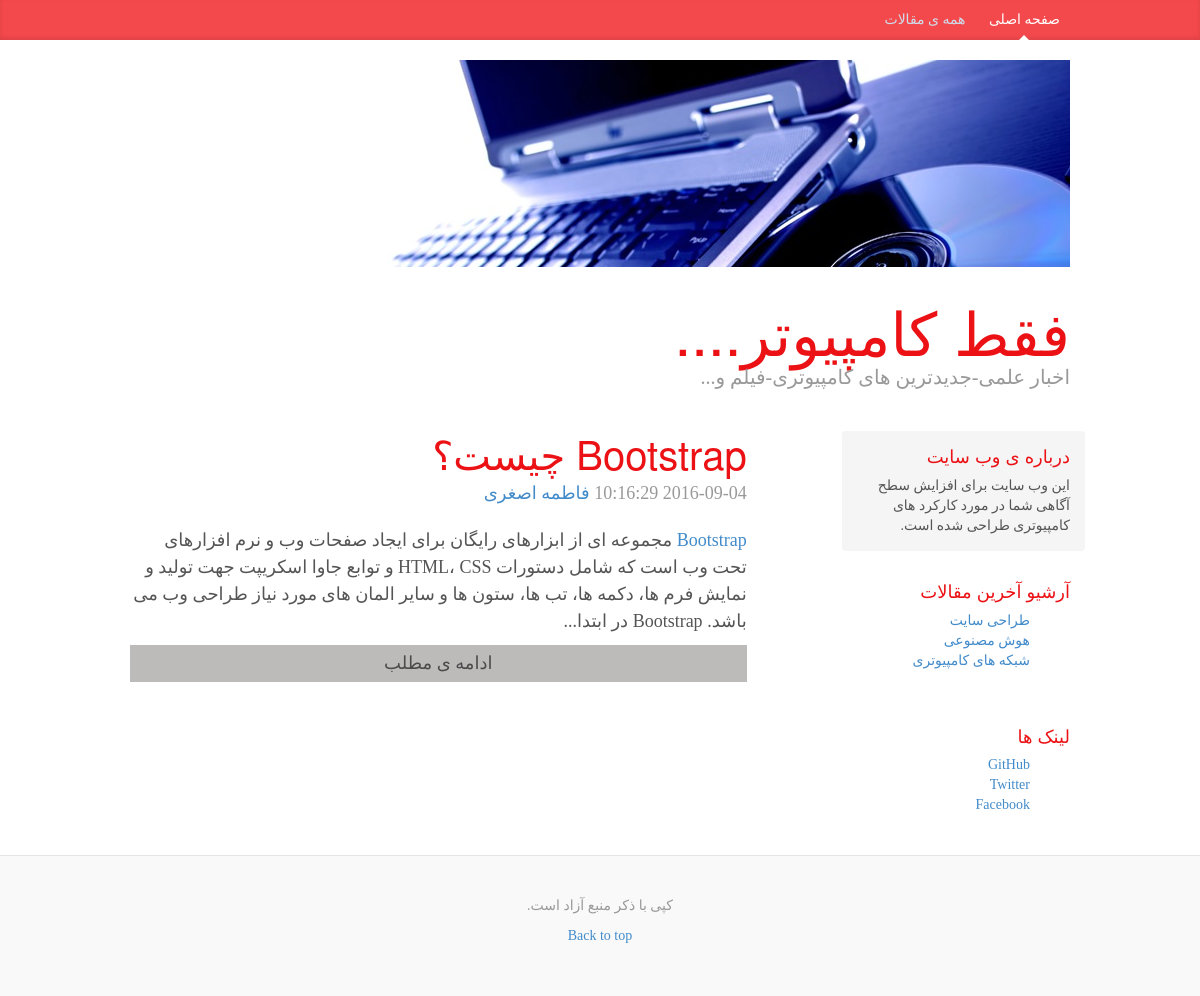
/lovers_of_kamputer/lovers_of_kamputer/posts.php?category=1, run on the app's committed database.
### tables this page shows
CREATE TABLE `posts` (
  `id` int(11) NOT NULL,
  `category` int(11) NOT NULL,
  `title` varchar(255) NOT NULL,
  `body` text NOT NULL,
  `author` varchar(255) NOT NULL,
  `tags` varchar(255) NOT NULL,
  `date` timestamp NOT NULL DEFAULT CURRENT_TIMESTAMP
);

CREATE TABLE `categories` (
  `id` int(11) NOT NULL,
  `name` varchar(255) NOT NULL
);

### lovers_of_kamputer/lovers_of_kamputer/libraries/Database.php (called while the page is built, shortened)
<?php
class Database {
	public $host=DB_HOST;
	public $username=DB_USER;
	public $password=DB_PASS;
	public $db_name=DB_NAME;
	public $link;
	private function connect(){
		 $this->link=new mysqli($this->host,$this->username,$this->password,$this->db_name);
		 $this->link->set_charset("utf8");
	}
	public function select($query){
		$result=$this->link->query($query) or die($this->link->error.__LINE__ );
		if($result->num_rows >0)
		{
		   return $result;
		}else {
		  return false;
		}
	}
}

### lovers_of_kamputer/lovers_of_kamputer/helpers/format_helper.php (called while the page is built)
<?php
function shortenText( $text  , $chars=450   ){
	$text=$text." ";
	$text=substr($text,0,$chars );
	$text=substr( $text,0,strrpos($text,' '));
	$text=$text."...";
	return $text;
}

### lovers_of_kamputer/lovers_of_kamputer/posts.php (the view, shortened to what this page needs)
<?php include "includes/header.php"; ?>
<?php
$db=new Database();
if(isset($_GET['category'] )){
	$category=$_GET['category'] ;
    $query='select * from posts WHERE category='.$category;
    $posts=$db->select($query);
}
  else{
    $query='select * from posts';
    $posts=$db->select($query);
  }
$query='select * from categories';
$categories=$db->select($query);
?>
<?php if($posts) :  ?>
     <?php while($row=$posts->fetch_assoc()): ?>
            <div class="blog-post">
            <h2 class="blog-post-title"><?php echo $row["title"];    ?></h2>
            <p class="blog-post-meta"><?php echo $row["date"];    ?> <a href="#"><?php echo $row["author"];    ?></a></p>
            <?php echo shortenText($row["body"]);    ?>
<a class="readmore" href="post.php?id=<?php echo urlencode($row["id"]);    ?>">ادامه ی مطلب</a>
               </div>
          <?php endwhile; ?>
<?php else :   ?>
    <p>THERE ARE NO POSTS YET</p>
<?php endif; ?>
<?php include "includes/footer.php"; ?>

### lovers_of_kamputer/lovers_of_kamputer/includes/footer.php (shortened to what this page needs)
    </div>
        <div class="col-sm-3 col-sm-offset-1 blog-sidebar">
          <div class="sidebar-module sidebar-module-inset">
            <h4>درباره ی وب سایت</h4>
        <p>این وب سایت برای افزایش سطح آگاهی شما در مورد کارکرد های کامپیوتری طراحی شده است.</p>
          </div>
          <div class="sidebar-module">
            <h4>آرشیو آخرین مقالات</h4>
            <?php if($categories) : ?>
            <ol class="list-unstyled">
            <?php while($row=$categories->fetch_assoc()): ?>
              <li><a href="posts.php?category=<?php echo $row["id"];?>"><?php echo $row["name"];?></a></li>
            <?php endwhile; ?>
            </ol>
            <?php else: ?>
               <p>"there are no categories yet!"</p>
            <?php endif; ?>
          </div>
          <div class="sidebar-module">
            <h4>لینک ها</h4>
            <ol class="list-unstyled">
              <li><a href="#">GitHub</a></li>
              <li><a href="#">Twitter</a></li>
              <li><a href="#">Facebook</a></li>
            </ol>
          </div>
        </div>
      </div>
    </div>
    <div class="blog-footer">
      <p>کپی با ذکر منبع آزاد است.</p>
      <p>
        <a href="#">Back to top</a>
      </p>
    </div>
  </body>
</html>

### lovers_of_kamputer/lovers_of_kamputer/css/custom.css (style rules this page uses)
body { font-family: Georgia, "Times New Roman", Times, serif; color: #555; }
h1, .h1, h2, .h2, h3, .h3, h4, .h4, h5, .h5, h6, .h6 { margin-top: 0; font-family: "Helvetica Neue", Helvetica, Arial, sans-serif; font-weight: normal; color:#EB1115 ; }
.sidebar-module { padding: 15px; margin: 0 -15px 15px; }
.sidebar-module-inset { padding: 15px; background-color: #f5f5f5; border-radius: 4px; }
.sidebar-module-inset p:last-child, .sidebar-module-inset ul:last-child, .sidebar-module-inset ol:last-child { margin-bottom: 0; }
.blog-post { margin-bottom: 60px; }
.blog-post-title { margin-bottom: 5px; font-size: 40px; }
.blog-post-meta { margin-bottom: 20px; color: #999; }
.blog-footer { padding: 40px 0; color: #999; text-align: center; background-color: #f9f9f9; border-top: 1px solid #e5e5e5; }
.readmore { display:block; text-align:center; padding:5px; background:#BDBABA; margin-top:10px; color:#4B4B4B; }

### data on the page
posts: title "Bootstrap چیست؟", author "فاطمه اصغری", body "مجموعه ای از ابزارهای رایگان برای ایجاد صفحات وب و نرم افزارهای تحت وب است که شامل دستورات HTML، CSS و توابع جاوا اسکریپت جهت تولید و نمایش فرم ها، دکمه ها، تب ها، ستون ها و سایر المان های مورد نیاز طراحی وب می باشد. Bootstrap در ابتدا..."
categories: name "طراحی سایت"
categories: name "هوش مصنوعی"
categories: name "شبکه های کامپیوتری"
